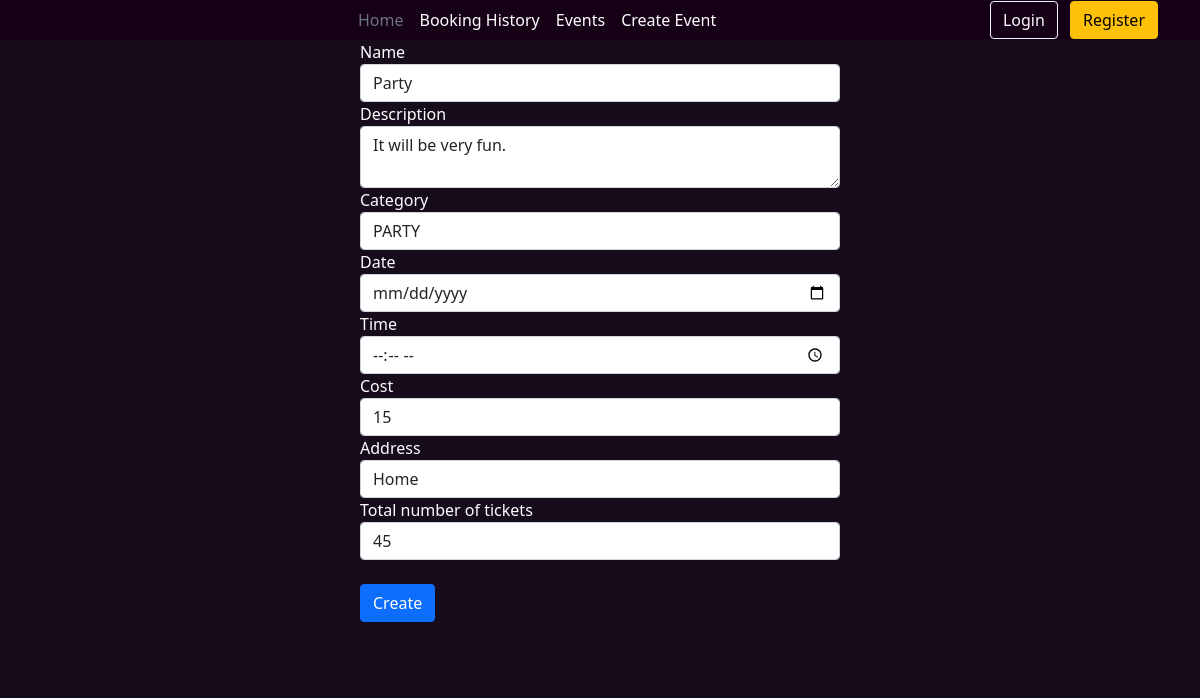
Before: /event/edit/1 with the older database file.
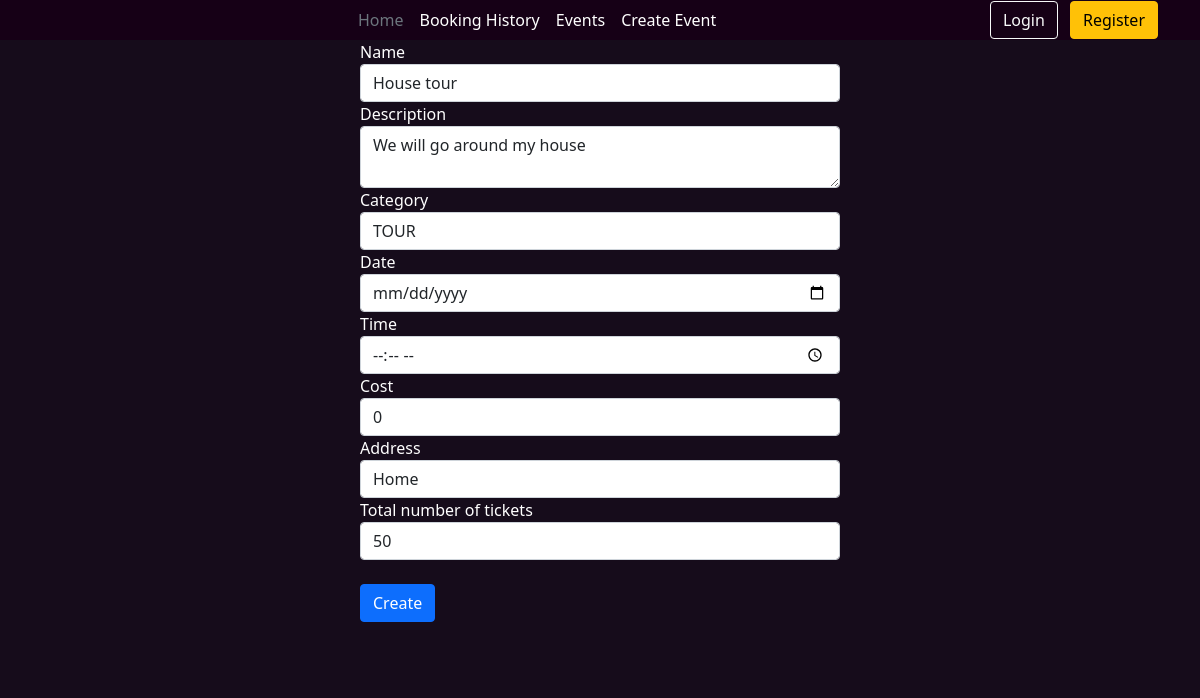
After: the same page with the newer database file.
### website/models.py (models this page shows)
class Event(db.Model):
    __tablename__ = "events"
    EventID = db.Column(db.Integer, primary_key = True, nullable = False, autoincrement=True)
    Name = db.Column(db.String(256), nullable = False)
    Description = db.Column(db.String(256), nullable = False)
    Status = db.Column(db.String(256), nullable = False)
    DateTime = db.Column(db.DateTime, nullable = False)
    Cost = db.Column(db.Integer, nullable = False)
    Address = db.Column(db.String(256), nullable = False)
    AvailableTickets = db.Column(db.Integer, nullable = False)
    TotalTickets = db.Column(db.Integer, nullable = False)
    Image = db.Column(db.String(256), nullable = True)
    Username = db.Column(db.Integer, db.ForeignKey('users.Username'))
    CategoryID = db.Column(db.Integer, db.ForeignKey('categories.CategoryID'))
    Comments = db.relationship("Comment", backref="Event")
    Orders = db.relationship("Order", backref="Event")

### website/event.py (the view, shortened to what this page needs)
@eventbp.route('/edit/<int:id>', methods=['GET', 'POST'])
def edit(id):
    event = Event.query.filter_by(EventID = id).first()
    if event is None:
        return "This event doesn't exist"
    form = createEditForm(event)
    return render_template('event/update.html', form = form, event = event)

### website/forms.py
    class EditForm(FlaskForm):
        Name = StringField("Name", validators=[Optional()], render_kw={"value":event.Name})
        Description = TextAreaField("Description", validators=[Optional()], render_kw={"value":event.Name})
        Date = DateField("Date", validators=[Optional()])
        Time = TimeField("Time", validators=[Optional()])
        Cost = IntegerField("Cost", validators=[Optional()], render_kw={"value":event.Cost})
        Address = StringField("Address", validators=[Optional()], render_kw={"value":event.Address})
        TotalTickets = IntegerField("Total number of tickets", validators=[Optional()], render_kw={"value":event.TotalTickets})
        Category = StringField("Category", validators=[Optional()], render_kw={"value":event.Category.Name})
        Create = SubmitField("Create")

### website/templates/event/update.html (shortened to what this page needs)
{% extends "base.html" %}
{% block body %}
<form class="formCentre" style="width:40%;" style="width:60%;" method="POST" action="">
    <div style="color: white;" class="form-group">
        {{form.Name.label}}
        {{form.Name (class="form-control", placeholder="Name of your event")}}
        {{form.Description.label}}
        <textarea class="form-control" id="Description" name="Description" placeholder="Description of your event" value="Party">{{event.Description}}</textarea>
        {{form.Category.label}}
        {{form.Category (class="form-control", placeholder="Category of your event")}}
        {{form.Date.label}}
        {{form.Date (class="form-control")}}
        {{form.Time.label}}
        {{form.Time (class="form-control")}}
        {{form.Cost.label}}
        {{form.Cost (class="form-control", placeholder="$AUD", type="number")}}
        {{form.Address.label}}
        {{form.Address (class="form-control", placeholder="Address for you event")}}
        {{form.TotalTickets.label}}
        {{form.TotalTickets (class="form-control", placeholder="Total number of tickets", type="number")}}
        {{form.Create (class="btn btn-primary mt-4")}}
    </div>
</form>
{% endblock %}

Changed rows visible on the page:
changed Event: Description "It will be very fun." → "We will go around my house"
Other visible differences:
form field Name: "Party" → "House tour"
form field Category: "PARTY" → "TOUR"
form field Cost: "15" → "0"
form field TotalTickets: "45" → "50"
